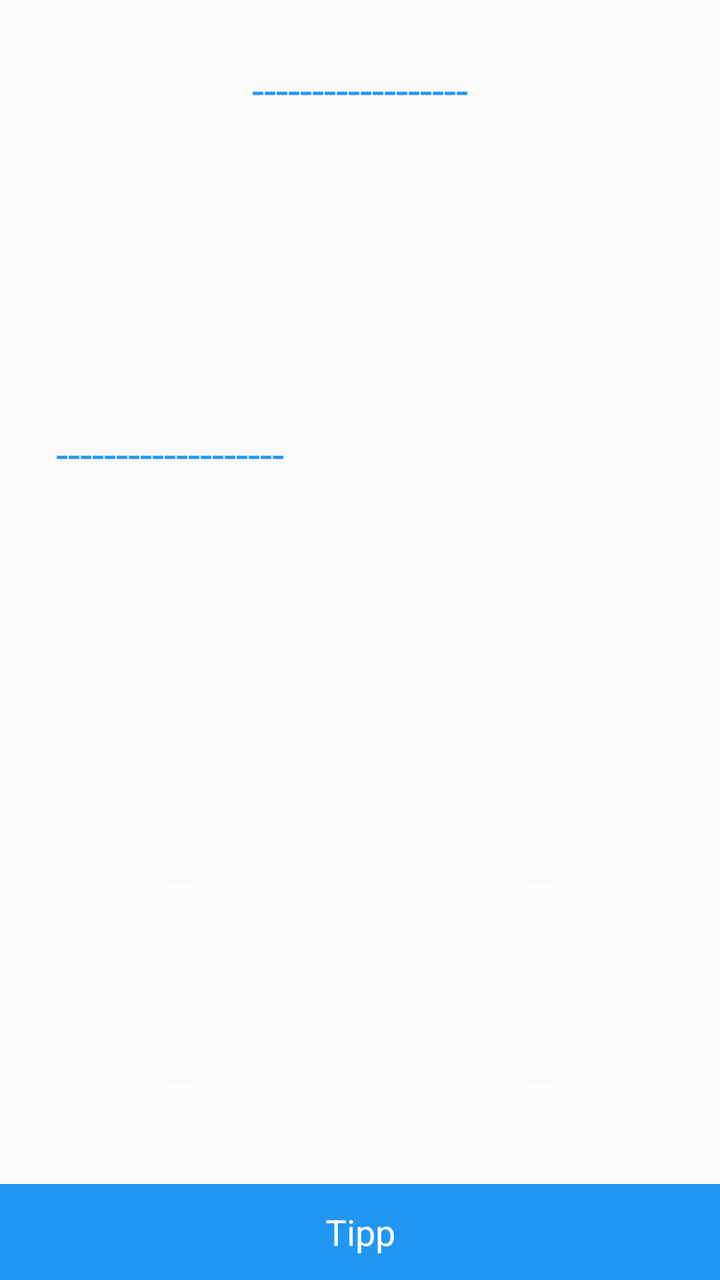
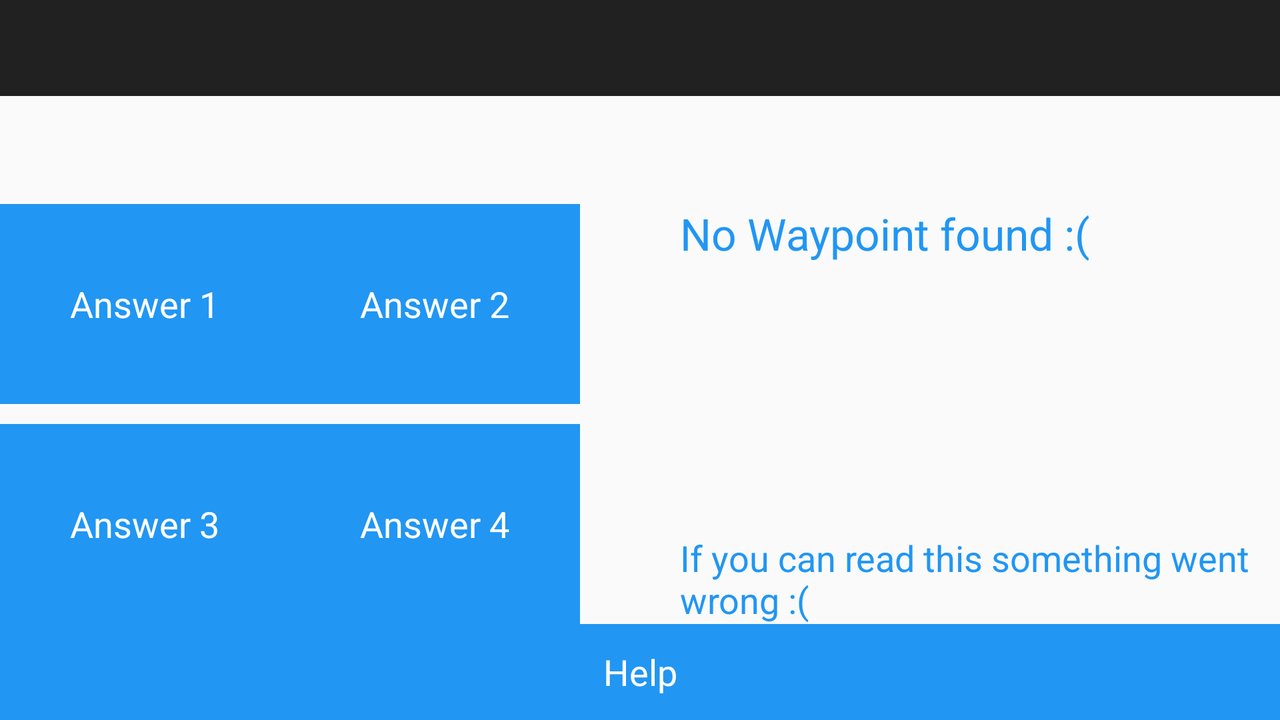

First picture: res/layout/ on a phone held upright. Second picture: the repository's own variant of that layout, on a device whose configuration matches the variant's folder. Source for both follows.
<!-- AndroidManifest.xml: application theme WeltkulturerbeBambergAppTheme -->
<!-- res/layout/activity_quiz.xml -->
<RelativeLayout
    xmlns:android="http://schemas.android.com/apk/res/android"
    xmlns:tools="http://schemas.android.com/tools"
    android:layout_width="match_parent"
    android:layout_height="match_parent"
    tools:context="com.github.weltkulturschnitzelbamberg.weltkulturerbebambergapp.activity.QuizActivity" >

    <TextView
        android:layout_width="wrap_content"
        android:layout_height="wrap_content"
        android:textAppearance="?android:attr/textAppearanceLarge"
        android:text="------------------"
        android:id="@+id/tv_quiz_station"
        android:layout_marginTop="30dp"
        android:layout_alignParentTop="true"
        android:layout_centerHorizontal="true" />

    <TextView
        android:layout_width="fill_parent"
        android:layout_height="180dp"
        android:textAppearance="?android:attr/textAppearanceLarge"
        android:text="-------------------"
        android:id="@+id/tv_quiz_question"
        android:layout_above="@+id/linearLayout2"
        android:layout_alignParentLeft="true"
        android:layout_alignParentStart="true"
        android:paddingLeft="28dp"
        android:paddingRight="28dp" />

    <Button
        android:layout_width="fill_parent"
        android:layout_height="wrap_content"
        android:text="Tipp"
        android:id="@+id/btn_quiz_help"
        android:layout_alignParentBottom="true"
        android:layout_centerHorizontal="true"
        android:onClick="onBtnClickTipp"/>

    <Button
        android:layout_width="fill_parent"
        android:layout_height="wrap_content"
        android:text="More"
        android:id="@+id/btn_quiz_more"
        android:visibility="invisible"
        android:onClick="onBtnClickMore"
        android:clickable="false"
        android:layout_alignParentBottom="true"
        android:layout_centerHorizontal="true" />

    <LinearLayout
        android:orientation="horizontal"
        android:layout_width="fill_parent"
        android:layout_height="100dp"
        android:layout_above="@+id/linearLayout"
        android:layout_alignLeft="@+id/linearLayout"
        android:layout_alignStart="@+id/linearLayout"
        android:id="@+id/linearLayout2">

        <Button
            android:layout_width="wrap_content"
            android:layout_height="fill_parent"
            android:text="---"
            android:id="@+id/btn_quiz_answer1"
            android:layout_weight="1"
            style="@style/WeltkulturerbeBambergAppTheme.ButtonQuiz"
            android:onClick="onBtnClickAnswer" />

        <Button
            android:layout_width="wrap_content"
            android:layout_height="fill_parent"
            android:text="---"
            android:id="@+id/btn_quiz_answer2"
            android:layout_weight="1"
            style="@style/WeltkulturerbeBambergAppTheme.ButtonQuiz"
            android:onClick="onBtnClickAnswer" />
    </LinearLayout>

    <LinearLayout
        android:orientation="horizontal"
        android:layout_width="fill_parent"
        android:layout_height="100dp"
        android:layout_gravity="center_horizontal"
        android:layout_above="@+id/btn_quiz_help"
        android:layout_centerHorizontal="true"
        android:id="@+id/linearLayout">

        <Button
            android:layout_width="wrap_content"
            android:layout_height="fill_parent"
            android:text="---"
            android:id="@+id/btn_quiz_answer3"
            android:layout_weight="1"
            style="@style/WeltkulturerbeBambergAppTheme.ButtonQuiz"
            android:onClick="onBtnClickAnswer" />

        <Button
            android:layout_width="wrap_content"
            android:layout_height="fill_parent"
            android:text="---"
            android:id="@+id/btn_quiz_answer4"
            android:layout_weight="1"
            style="@style/WeltkulturerbeBambergAppTheme.ButtonQuiz"
            android:onClick="onBtnClickAnswer" />
    </LinearLayout>

</RelativeLayout>
<!-- resources referenced by this layout -->
<resources>
  <style name="WeltkulturerbeBambergAppTheme.ButtonQuiz" parent="android:Widget.Holo.Light.Button">
          <item name="android:background">@drawable/button_quiz</item>
          <item name="android:textColor">@color/SecondaryColor</item>
          <item name="android:clickable">true</item>
          <item name="android:focusable">true</item>
      </style>
  <style name="WeltkulturerbeBambergAppTheme" parent="Theme.AppCompat.Light.DarkActionBar">
          <item name="android:actionBarStyle">@style/WeltkulturerbeBambergAppTheme.ActionBar</item> 
          <item name="android:buttonStyle">@style/WeltkulturerbeBambergAppTheme.Button</item> 
          <item name="android:textViewStyle">@style/WeltkulturerbeBambergAppTheme.TextView</item> 
          <item name="android:windowFullscreen">true</item> 
  
          
          <item name="actionBarStyle">@style/WeltkulturerbeBambergAppTheme.ActionBar</item> 
      </style>
  <!-- drawable button_quiz (drawable) -->
  <?xml version="1.0" encoding="utf-8"?>
  <selector xmlns:android="http://schemas.android.com/apk/res/android">
      <item>
          <color android:color="@color/PrimaryColorDarker"/>
      </item>
  </selector>
  <color name="SecondaryColor">@color/white</color>
  <style name="WeltkulturerbeBambergAppTheme.ActionBar" parent="Widget.AppCompat.Light.ActionBar.Solid.Inverse">
          <item name="android:background">@color/PrimaryColor</item>
          <item name="android:displayOptions">showTitle</item>
          <item name="android:textColor">@color/white</item>
          <item name="android:titleTextStyle">@style/WeltkulturerbeBambergAppTheme.ActionBar.TitleText</item>
  
          
          <item name="background">@color/PrimaryColor</item>
          <item name="displayOptions">showTitle</item>
          <item name="titleTextStyle">@style/WeltkulturerbeBambergAppTheme.ActionBar.TitleText</item>
      </style>
  <style name="WeltkulturerbeBambergAppTheme.Button" parent="android:Widget.Holo.Light.Button">
          <item name="android:background">@drawable/button</item>
          <item name="android:textColor">@color/SecondaryColor</item>
          <item name="android:clickable">true</item>
          <item name="android:focusable">true</item>
      </style>
  <style name="WeltkulturerbeBambergAppTheme.TextView" parent="android:Widget.Holo.Light.TextView">
          <item name="android:textColor">@color/PrimaryColor</item>
      </style>
  <color name="white">#ffffff</color>
  <color name="PrimaryColor">@color/light_blue</color>
  <style name="WeltkulturerbeBambergAppTheme.ActionBar.TitleText" parent="TextAppearance.AppCompat.Widget.ActionBar.Title">
          <item name="android:textColor">@color/SecondaryColor</item>
      </style>
  <!-- drawable button (drawable) -->
  <?xml version="1.0" encoding="utf-8"?>
  <selector xmlns:android="http://schemas.android.com/apk/res/android">
      <item
          android:state_selected="true">
          <color android:color="@color/PrimaryColorDarker"/>
      </item>
      <item
          android:state_pressed="true">
          <color android:color="@color/PrimaryColorDarker"/>
      </item>
      <item>
          <color android:color="@color/PrimaryColor"/>
      </item>
  </selector>
  <color name="light_blue">#2196f3</color>
</resources>
<!-- res/layout-land/activity_quiz.xml (the author's variant of the layout above) -->
<!-- drawn on the phone turned sideways -->
<RelativeLayout xmlns:android="http://schemas.android.com/apk/res/android"
    xmlns:tools="http://schemas.android.com/tools"
    xmlns:app="http://schemas.android.com/apk/res-auto"
    android:layout_width="match_parent"
    android:layout_height="match_parent"
    app:contentInsetEnd="0dp"
    app:contentInsetStart="0dp"
    tools:context="com.github.weltkulturschnitzelbamberg.weltkulturerbebambergapp.QuizActivity">

    <TextView
        android:layout_width="300dp"
        android:layout_height="wrap_content"
        android:textAppearance="?android:attr/textAppearanceLarge"
        android:id="@+id/tv_quiz_title"
        android:text="@string/tv_quiz_title"
        android:layout_alignTop="@+id/tableLayout"
        android:layout_alignParentRight="true"
        android:layout_alignParentEnd="true" />72dp"

    <TextView
        android:layout_width="wrap_content"
        android:layout_height="wrap_content"
        android:textAppearance="?android:attr/textAppearanceMedium"
        android:text="@string/tv_quiz_question"
        android:id="@+id/tv_quiz_question"
        android:layout_alignRight="@+id/quiz_toolbar"
        android:layout_alignEnd="@+id/quiz_toolbar"
        android:layout_toRightOf="@+id/tableLayout"
        android:layout_toEndOf="@+id/tableLayout"
        android:layout_alignBottom="@+id/tableLayout" />

    <TableLayout
        android:layout_width="fill_parent"
        android:layout_height="wrap_content"
        android:id="@+id/tableLayout"
        android:layout_above="@+id/btn_quiz_help"
        android:layout_toStartOf="@+id/tv_quiz_title"
        android:layout_toLeftOf="@+id/tv_quiz_title">

        <TableRow
            android:layout_width="match_parent"
            android:layout_height="match_parent">

    <Button
                android:layout_width="wrap_content"
                android:layout_height="wrap_content"
                android:text="@string/btn_quiz_answer_one"
                android:id="@+id/btn_quiz_answer_one"
                android:layout_column="1"
                android:layout_marginBottom="10dp"
                android:width="145dp"
                android:height="100dp" />

            <Button
                android:layout_width="wrap_content"
                android:layout_height="wrap_content"
                android:text="@string/btn_quiz_answer_two"
                android:id="@+id/btn_quiz_answer_two"
                android:layout_column="9"
                android:layout_marginBottom="10dp"
                android:width="145dp"
                android:height="100dp" />00dp" />
        </TableRow>

        <TableRow
            android:layout_width="match_parent"
            android:layout_height="match_parent">

    <Button
                android:layout_width="wrap_content"
                android:layout_height="wrap_content"
                android:text="@string/btn_quiz_answer_three"
                android:id="@+id/btn_quiz_answer_three"
                android:layout_column="1"
                android:width="145dp"
                android:height="100dp" />

            <Button
                android:layout_width="wrap_content"
                android:layout_height="wrap_content"
                android:text="@string/btn_quiz_answer_four"
                android:id="@+id/btn_quiz_answer_four"
                android:layout_column="9"
                android:width="145dp"
                android:height="100dp" />00dp" />
        </TableRow>
    </TableLayout>

    <Button
        android:layout_width="fill_parent"
        android:layout_height="wrap_content"
        android:text="@string/btn_quiz_help"
        android:id="@+id/btn_quiz_help"
        android:layout_alignParentBottom="true"
        android:layout_centerHorizontal="true" />

    <android.support.v7.widget.Toolbar
        android:id="@+id/quiz_toolbar"
        android:layout_height="@dimen/abc_action_bar_default_height_material"
        android:layout_width="fill_parent"
        android:minHeight="@dimen/abc_action_bar_default_height_material"
        android:background="?attr/colorPrimary"

        android:layout_alignParentRight="true"
        android:layout_alignParentEnd="true" />
</RelativeLayout>
<!-- resources referenced by the variant -->
<!-- as the phone turned sideways resolves them -->
<resources>
  <string name="btn_quiz_answer_four">Answer 4</string>
  <string name="btn_quiz_answer_one">Answer 1</string>
  <string name="btn_quiz_answer_three">Answer 3</string>
  <string name="btn_quiz_answer_two">Answer 2</string>
  <string name="btn_quiz_help">Help</string>
  <string name="tv_quiz_question">If you can read this something went wrong :(</string>
  <string name="tv_quiz_title">No Waypoint found :(</string>
  <style name="WeltkulturerbeBambergAppTheme" parent="Theme.AppCompat.Light.DarkActionBar">
          <item name="android:actionBarStyle">@style/WeltkulturerbeBambergAppTheme.ActionBar</item> 
          <item name="android:buttonStyle">@style/WeltkulturerbeBambergAppTheme.Button</item> 
          <item name="android:textViewStyle">@style/WeltkulturerbeBambergAppTheme.TextView</item> 
          <item name="android:windowFullscreen">true</item> 
  
          
          <item name="actionBarStyle">@style/WeltkulturerbeBambergAppTheme.ActionBar</item> 
      </style>
  <style name="WeltkulturerbeBambergAppTheme.ActionBar" parent="Widget.AppCompat.Light.ActionBar.Solid.Inverse">
          <item name="android:background">@color/PrimaryColor</item>
          <item name="android:displayOptions">showTitle</item>
          <item name="android:textColor">@color/white</item>
          <item name="android:titleTextStyle">@style/WeltkulturerbeBambergAppTheme.ActionBar.TitleText</item>
  
          
          <item name="background">@color/PrimaryColor</item>
          <item name="displayOptions">showTitle</item>
          <item name="titleTextStyle">@style/WeltkulturerbeBambergAppTheme.ActionBar.TitleText</item>
      </style>
  <style name="WeltkulturerbeBambergAppTheme.Button" parent="android:Widget.Holo.Light.Button">
          <item name="android:background">@drawable/button</item>
          <item name="android:textColor">@color/SecondaryColor</item>
          <item name="android:clickable">true</item>
          <item name="android:focusable">true</item>
      </style>
  <style name="WeltkulturerbeBambergAppTheme.TextView" parent="android:Widget.Holo.Light.TextView">
          <item name="android:textColor">@color/PrimaryColor</item>
      </style>
  <color name="PrimaryColor">@color/light_blue</color>
  <color name="white">#ffffff</color>
  <style name="WeltkulturerbeBambergAppTheme.ActionBar.TitleText" parent="TextAppearance.AppCompat.Widget.ActionBar.Title">
          <item name="android:textColor">@color/SecondaryColor</item>
      </style>
  <!-- drawable button (drawable) -->
  <?xml version="1.0" encoding="utf-8"?>
  <selector xmlns:android="http://schemas.android.com/apk/res/android">
      <item
          android:state_selected="true">
          <color android:color="@color/PrimaryColorDarker"/>
      </item>
      <item
          android:state_pressed="true">
          <color android:color="@color/PrimaryColorDarker"/>
      </item>
      <item>
          <color android:color="@color/PrimaryColor"/>
      </item>
  </selector>
  <color name="SecondaryColor">@color/white</color>
  <color name="light_blue">#2196f3</color>
</resources>
